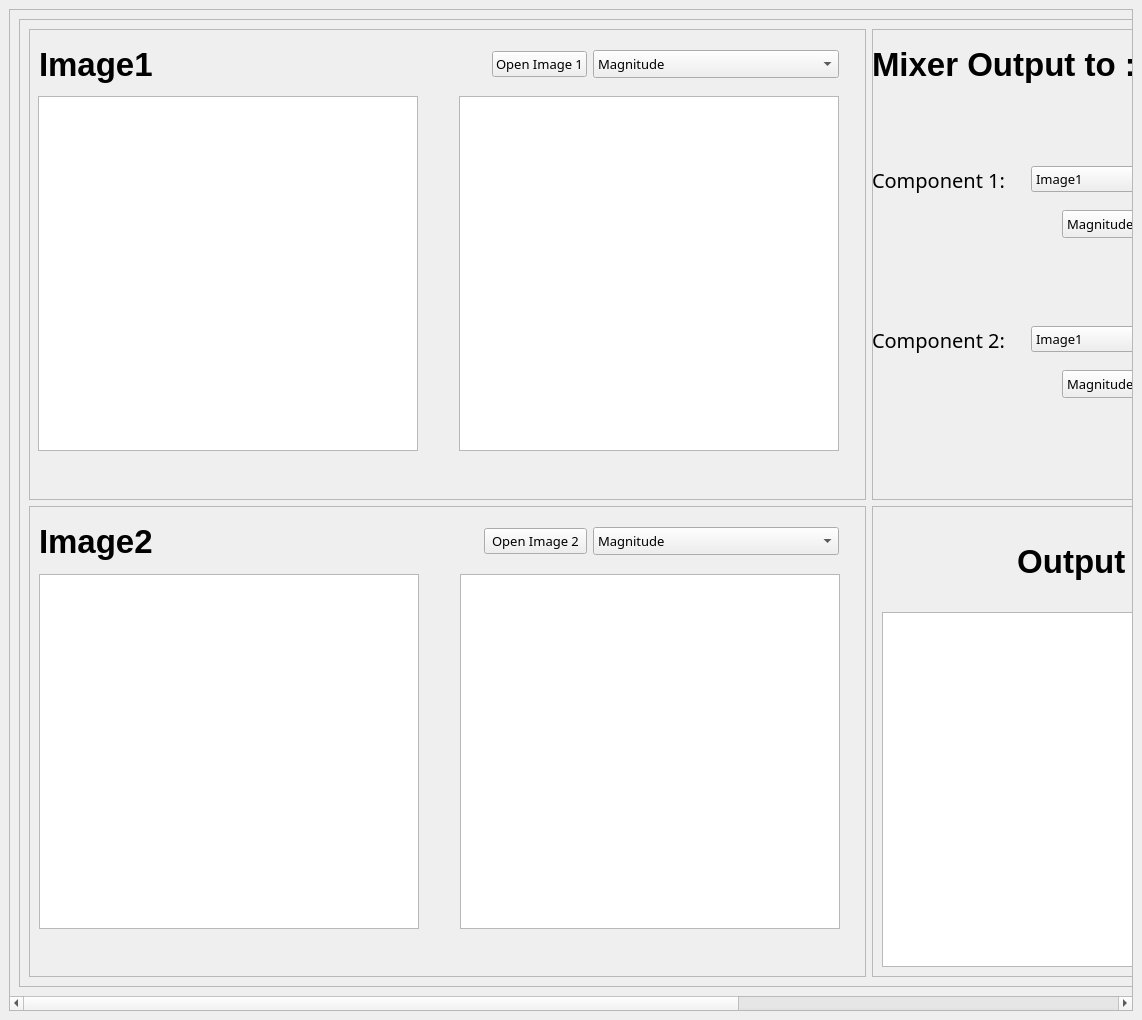
<?xml version="1.0" encoding="UTF-8"?>
<ui version="4.0">
 <class>MainWindow</class>
 <widget class="QMainWindow" name="MainWindow">
  <property name="geometry">
   <rect>
    <x>0</x>
    <y>0</y>
    <width>1142</width>
    <height>1020</height>
   </rect>
  </property>
  <property name="windowTitle">
   <string>MainWindow</string>
  </property>
  <widget class="QWidget" name="centralwidget">
   <layout class="QVBoxLayout" name="verticalLayout_6">
    <item>
     <widget class="QScrollArea" name="scrollArea">
      <property name="widgetResizable">
       <bool>true</bool>
      </property>
      <widget class="QWidget" name="scrollAreaWidgetContents">
       <property name="geometry">
        <rect>
         <x>0</x>
         <y>0</y>
         <width>1718</width>
         <height>983</height>
        </rect>
       </property>
       <layout class="QVBoxLayout" name="verticalLayout_5">
        <item>
         <widget class="QFrame" name="frame">
          <property name="minimumSize">
           <size>
            <width>1700</width>
            <height>900</height>
           </size>
          </property>
          <property name="frameShape">
           <enum>QFrame::StyledPanel</enum>
          </property>
          <property name="frameShadow">
           <enum>QFrame::Raised</enum>
          </property>
          <layout class="QVBoxLayout" name="verticalLayout_2">
           <item>
            <layout class="QGridLayout" name="gridLayout">
             <item row="1" column="0">
              <widget class="QFrame" name="frame_12">
               <property name="sizePolicy">
                <sizepolicy hsizetype="Preferred" vsizetype="Preferred">
                 <horstretch>1</horstretch>
                 <verstretch>1</verstretch>
                </sizepolicy>
               </property>
               <property name="minimumSize">
                <size>
                 <width>820</width>
                 <height>430</height>
                </size>
               </property>
               <property name="frameShape">
                <enum>QFrame::StyledPanel</enum>
               </property>
               <property name="frameShadow">
                <enum>QFrame::Raised</enum>
               </property>
               <widget class="QWidget" name="horizontalLayoutWidget_4">
                <property name="geometry">
                 <rect>
                  <x>10</x>
                  <y>60</y>
                  <width>801</width>
                  <height>371</height>
                 </rect>
                </property>
                <layout class="QHBoxLayout" name="horizontalLayout_4">
                 <item>
                  <widget class="PlotWidget" name="original_2">
                   <property name="sizePolicy">
                    <sizepolicy hsizetype="Fixed" vsizetype="Fixed">
                     <horstretch>0</horstretch>
                     <verstretch>0</verstretch>
                    </sizepolicy>
                   </property>
                   <property name="minimumSize">
                    <size>
                     <width>380</width>
                     <height>355</height>
                    </size>
                   </property>
                  </widget>
                 </item>
                 <item>
                  <spacer name="horizontalSpacer_6">
                   <property name="orientation">
                    <enum>Qt::Horizontal</enum>
                   </property>
                   <property name="sizeType">
                    <enum>QSizePolicy::MinimumExpanding</enum>
                   </property>
                   <property name="sizeHint" stdset="0">
                    <size>
                     <width>20</width>
                     <height>20</height>
                    </size>
                   </property>
                  </spacer>
                 </item>
                 <item>
                  <widget class="PlotWidget" name="components_p2">
                   <property name="sizePolicy">
                    <sizepolicy hsizetype="Fixed" vsizetype="Fixed">
                     <horstretch>0</horstretch>
                     <verstretch>0</verstretch>
                    </sizepolicy>
                   </property>
                   <property name="minimumSize">
                    <size>
                     <width>380</width>
                     <height>355</height>
                    </size>
                   </property>
                  </widget>
                 </item>
                </layout>
               </widget>
               <widget class="QWidget" name="horizontalLayoutWidget_2">
                <property name="geometry">
                 <rect>
                  <x>10</x>
                  <y>10</y>
                  <width>801</width>
                  <height>51</height>
                 </rect>
                </property>
                <layout class="QHBoxLayout" name="horizontalLayout_3">
                 <item>
                  <widget class="QLabel" name="label_Image2">
                   <property name="font">
                    <font>
                     <family>MS UI Gothic</family>
                     <pointsize>25</pointsize>
                     <weight>75</weight>
                     <italic>false</italic>
                     <bold>true</bold>
                     <strikeout>false</strikeout>
                     <kerning>true</kerning>
                    </font>
                   </property>
                   <property name="text">
                    <string>Image2</string>
                   </property>
                  </widget>
                 </item>
                 <item>
                  <spacer name="horizontalSpacer_4">
                   <property name="orientation">
                    <enum>Qt::Horizontal</enum>
                   </property>
                   <property name="sizeType">
                    <enum>QSizePolicy::MinimumExpanding</enum>
                   </property>
                   <property name="sizeHint" stdset="0">
                    <size>
                     <width>40</width>
                     <height>20</height>
                    </size>
                   </property>
                  </spacer>
                 </item>
                 <item>
                  <widget class="QPushButton" name="btn_open2">
                   <property name="minimumSize">
                    <size>
                     <width>103</width>
                     <height>0</height>
                    </size>
                   </property>
                   <property name="font">
                    <font>
                     <family>Rockwell</family>
                     <pointsize>10</pointsize>
                     <weight>50</weight>
                     <bold>false</bold>
                    </font>
                   </property>
                   <property name="text">
                    <string>Open Image 2</string>
                   </property>
                  </widget>
                 </item>
                 <item>
                  <widget class="QComboBox" name="comboBox_components2">
                   <property name="sizePolicy">
                    <sizepolicy hsizetype="Fixed" vsizetype="Fixed">
                     <horstretch>0</horstretch>
                     <verstretch>0</verstretch>
                    </sizepolicy>
                   </property>
                   <property name="minimumSize">
                    <size>
                     <width>246</width>
                     <height>28</height>
                    </size>
                   </property>
                   <property name="font">
                    <font>
                     <family>Rockwell</family>
                     <pointsize>10</pointsize>
                    </font>
                   </property>
                   <item>
                    <property name="text">
                     <string>Magnitude</string>
                    </property>
                   </item>
                   <item>
                    <property name="text">
                     <string>Phase</string>
                    </property>
                   </item>
                   <item>
                    <property name="text">
                     <string>Real</string>
                    </property>
                   </item>
                   <item>
                    <property name="text">
                     <string>Imaginary</string>
                    </property>
                   </item>
                  </widget>
                 </item>
                 <item>
                  <spacer name="horizontalSpacer_5">
                   <property name="orientation">
                    <enum>Qt::Horizontal</enum>
                   </property>
                   <property name="sizeType">
                    <enum>QSizePolicy::Fixed</enum>
                   </property>
                   <property name="sizeHint" stdset="0">
                    <size>
                     <width>1</width>
                     <height>20</height>
                    </size>
                   </property>
                  </spacer>
                 </item>
                </layout>
               </widget>
              </widget>
             </item>
             <item row="0" column="0">
              <widget class="QFrame" name="frame_11">
               <property name="sizePolicy">
                <sizepolicy hsizetype="Preferred" vsizetype="Preferred">
                 <horstretch>1</horstretch>
                 <verstretch>1</verstretch>
                </sizepolicy>
               </property>
               <property name="minimumSize">
                <size>
                 <width>820</width>
                 <height>430</height>
                </size>
               </property>
               <property name="frameShape">
                <enum>QFrame::StyledPanel</enum>
               </property>
               <property name="frameShadow">
                <enum>QFrame::Raised</enum>
               </property>
               <widget class="QWidget" name="horizontalLayoutWidget_3">
                <property name="geometry">
                 <rect>
                  <x>9</x>
                  <y>59</y>
                  <width>801</width>
                  <height>371</height>
                 </rect>
                </property>
                <layout class="QHBoxLayout" name="horizontalLayout_1">
                 <item>
                  <widget class="PlotWidget" name="original_1">
                   <property name="sizePolicy">
                    <sizepolicy hsizetype="Fixed" vsizetype="Fixed">
                     <horstretch>0</horstretch>
                     <verstretch>0</verstretch>
                    </sizepolicy>
                   </property>
                   <property name="minimumSize">
                    <size>
                     <width>380</width>
                     <height>355</height>
                    </size>
                   </property>
                  </widget>
                 </item>
                 <item>
                  <spacer name="horizontalSpacer_1">
                   <property name="orientation">
                    <enum>Qt::Horizontal</enum>
                   </property>
                   <property name="sizeType">
                    <enum>QSizePolicy::MinimumExpanding</enum>
                   </property>
                   <property name="sizeHint" stdset="0">
                    <size>
                     <width>20</width>
                     <height>20</height>
                    </size>
                   </property>
                  </spacer>
                 </item>
                 <item>
                  <widget class="PlotWidget" name="components_p1">
                   <property name="sizePolicy">
                    <sizepolicy hsizetype="Fixed" vsizetype="Fixed">
                     <horstretch>0</horstretch>
                     <verstretch>0</verstretch>
                    </sizepolicy>
                   </property>
                   <property name="minimumSize">
                    <size>
                     <width>380</width>
                     <height>355</height>
                    </size>
                   </property>
                  </widget>
                 </item>
                </layout>
               </widget>
               <widget class="QWidget" name="horizontalLayoutWidget_6">
                <property name="geometry">
                 <rect>
                  <x>10</x>
                  <y>10</y>
                  <width>801</width>
                  <height>51</height>
                 </rect>
                </property>
                <layout class="QHBoxLayout" name="horizontalLayout_2">
                 <item>
                  <widget class="QLabel" name="label_Image2_2">
                   <property name="font">
                    <font>
                     <family>MS UI Gothic</family>
                     <pointsize>25</pointsize>
                     <weight>75</weight>
                     <italic>false</italic>
                     <bold>true</bold>
                     <strikeout>false</strikeout>
                     <kerning>true</kerning>
                    </font>
                   </property>
                   <property name="text">
                    <string>Image1</string>
                   </property>
                  </widget>
                 </item>
                 <item>
                  <spacer name="horizontalSpacer_2">
                   <property name="orientation">
                    <enum>Qt::Horizontal</enum>
                   </property>
                   <property name="sizeType">
                    <enum>QSizePolicy::MinimumExpanding</enum>
                   </property>
                   <property name="sizeHint" stdset="0">
                    <size>
                     <width>40</width>
                     <height>20</height>
                    </size>
                   </property>
                  </spacer>
                 </item>
                 <item>
                  <widget class="QPushButton" name="btn_open1">
                   <property name="sizePolicy">
                    <sizepolicy hsizetype="Fixed" vsizetype="Fixed">
                     <horstretch>0</horstretch>
                     <verstretch>0</verstretch>
                    </sizepolicy>
                   </property>
                   <property name="minimumSize">
                    <size>
                     <width>80</width>
                     <height>0</height>
                    </size>
                   </property>
                   <property name="font">
                    <font>
                     <family>Rockwell</family>
                     <pointsize>10</pointsize>
                    </font>
                   </property>
                   <property name="text">
                    <string>Open Image 1</string>
                   </property>
                  </widget>
                 </item>
                 <item>
                  <widget class="QComboBox" name="comboBox_components1">
                   <property name="sizePolicy">
                    <sizepolicy hsizetype="Fixed" vsizetype="Fixed">
                     <horstretch>0</horstretch>
                     <verstretch>0</verstretch>
                    </sizepolicy>
                   </property>
                   <property name="minimumSize">
                    <size>
                     <width>246</width>
                     <height>28</height>
                    </size>
                   </property>
                   <property name="font">
                    <font>
                     <family>Rockwell</family>
                     <pointsize>10</pointsize>
                    </font>
                   </property>
                   <item>
                    <property name="text">
                     <string>Magnitude</string>
                    </property>
                   </item>
                   <item>
                    <property name="text">
                     <string>Phase</string>
                    </property>
                   </item>
                   <item>
                    <property name="text">
                     <string>Real</string>
                    </property>
                   </item>
                   <item>
                    <property name="text">
                     <string>Imaginary</string>
                    </property>
                   </item>
                  </widget>
                 </item>
                 <item>
                  <spacer name="horizontalSpacer_3">
                   <property name="orientation">
                    <enum>Qt::Horizontal</enum>
                   </property>
                   <property name="sizeType">
                    <enum>QSizePolicy::Fixed</enum>
                   </property>
                   <property name="sizeHint" stdset="0">
                    <size>
                     <width>1</width>
                     <height>20</height>
                    </size>
                   </property>
                  </spacer>
                 </item>
                </layout>
               </widget>
              </widget>
             </item>
             <item row="0" column="1">
              <widget class="QFrame" name="frame_21">
               <property name="sizePolicy">
                <sizepolicy hsizetype="Preferred" vsizetype="Preferred">
                 <horstretch>1</horstretch>
                 <verstretch>1</verstretch>
                </sizepolicy>
               </property>
               <property name="minimumSize">
                <size>
                 <width>820</width>
                 <height>430</height>
                </size>
               </property>
               <property name="frameShape">
                <enum>QFrame::StyledPanel</enum>
               </property>
               <property name="frameShadow">
                <enum>QFrame::Raised</enum>
               </property>
               <widget class="QWidget" name="horizontalLayoutWidget_5">
                <property name="geometry">
                 <rect>
                  <x>0</x>
                  <y>10</y>
                  <width>801</width>
                  <height>51</height>
                 </rect>
                </property>
                <layout class="QHBoxLayout" name="horizontalLayout_7">
                 <item>
                  <widget class="QLabel" name="label_Mixer">
                   <property name="font">
                    <font>
                     <family>MS UI Gothic</family>
                     <pointsize>25</pointsize>
                     <weight>75</weight>
                     <italic>false</italic>
                     <bold>true</bold>
                     <strikeout>false</strikeout>
                     <kerning>true</kerning>
                    </font>
                   </property>
                   <property name="text">
                    <string>Mixer Output to :</string>
                   </property>
                  </widget>
                 </item>
                 <item>
                  <spacer name="horizontalSpacer_10">
                   <property name="orientation">
                    <enum>Qt::Horizontal</enum>
                   </property>
                   <property name="sizeType">
                    <enum>QSizePolicy::MinimumExpanding</enum>
                   </property>
                   <property name="sizeHint" stdset="0">
                    <size>
                     <width>40</width>
                     <height>20</height>
                    </size>
                   </property>
                  </spacer>
                 </item>
                 <item>
                  <widget class="QComboBox" name="comboBox_outputs">
                   <property name="sizePolicy">
                    <sizepolicy hsizetype="Fixed" vsizetype="Fixed">
                     <horstretch>0</horstretch>
                     <verstretch>0</verstretch>
                    </sizepolicy>
                   </property>
                   <property name="minimumSize">
                    <size>
                     <width>270</width>
                     <height>28</height>
                    </size>
                   </property>
                   <property name="font">
                    <font>
                     <family>Rockwell</family>
                     <pointsize>10</pointsize>
                    </font>
                   </property>
                   <item>
                    <property name="text">
                     <string>Output1</string>
                    </property>
                   </item>
                   <item>
                    <property name="text">
                     <string>Output2</string>
                    </property>
                   </item>
                  </widget>
                 </item>
                 <item>
                  <spacer name="horizontalSpacer_11">
                   <property name="orientation">
                    <enum>Qt::Horizontal</enum>
                   </property>
                   <property name="sizeType">
                    <enum>QSizePolicy::Fixed</enum>
                   </property>
                   <property name="sizeHint" stdset="0">
                    <size>
                     <width>1</width>
                     <height>20</height>
                    </size>
                   </property>
                  </spacer>
                 </item>
                </layout>
               </widget>
               <widget class="QWidget" name="horizontalLayoutWidget">
                <property name="geometry">
                 <rect>
                  <x>0</x>
                  <y>130</y>
                  <width>801</width>
                  <height>41</height>
                 </rect>
                </property>
                <layout class="QHBoxLayout" name="horizontalLayout_5">
                 <item>
                  <widget class="QLabel" name="label">
                   <property name="font">
                    <font>
                     <family>Rockwell</family>
                     <pointsize>15</pointsize>
                    </font>
                   </property>
                   <property name="text">
                    <string>Component 1:</string>
                   </property>
                  </widget>
                 </item>
                 <item>
                  <spacer name="horizontalSpacer_7">
                   <property name="orientation">
                    <enum>Qt::Horizontal</enum>
                   </property>
                   <property name="sizeType">
                    <enum>QSizePolicy::Fixed</enum>
                   </property>
                   <property name="sizeHint" stdset="0">
                    <size>
                     <width>20</width>
                     <height>20</height>
                    </size>
                   </property>
                  </spacer>
                 </item>
                 <item>
                  <widget class="QComboBox" name="Img_compo1">
                   <property name="sizePolicy">
                    <sizepolicy hsizetype="Fixed" vsizetype="Fixed">
                     <horstretch>0</horstretch>
                     <verstretch>0</verstretch>
                    </sizepolicy>
                   </property>
                   <property name="minimumSize">
                    <size>
                     <width>125</width>
                     <height>0</height>
                    </size>
                   </property>
                   <property name="font">
                    <font>
                     <family>Rockwell</family>
                     <pointsize>10</pointsize>
                    </font>
                   </property>
                   <item>
                    <property name="text">
                     <string>Image1</string>
                    </property>
                   </item>
                   <item>
                    <property name="text">
                     <string>Image2</string>
                    </property>
                   </item>
                  </widget>
                 </item>
                 <item>
                  <spacer name="horizontalSpacer_8">
                   <property name="orientation">
                    <enum>Qt::Horizontal</enum>
                   </property>
                   <property name="sizeType">
                    <enum>QSizePolicy::Fixed</enum>
                   </property>
                   <property name="sizeHint" stdset="0">
                    <size>
                     <width>60</width>
                     <height>20</height>
                    </size>
                   </property>
                  </spacer>
                 </item>
                 <item>
                  <widget class="QSlider" name="slider1">
                   <property name="orientation">
                    <enum>Qt::Horizontal</enum>
                   </property>
                  </widget>
                 </item>
                 <item>
                  <widget class="QLabel" name="slider1_text">
                   <property name="text">
                    <string>TextLabel</string>
                   </property>
                  </widget>
                 </item>
                </layout>
               </widget>
               <widget class="QWidget" name="horizontalLayoutWidget_8">
                <property name="geometry">
                 <rect>
                  <x>0</x>
                  <y>170</y>
                  <width>801</width>
                  <height>51</height>
                 </rect>
                </property>
                <layout class="QHBoxLayout" name="horizontalLayout_8">
                 <item>
                  <spacer name="horizontalSpacer_12">
                   <property name="orientation">
                    <enum>Qt::Horizontal</enum>
                   </property>
                   <property name="sizeType">
                    <enum>QSizePolicy::Fixed</enum>
                   </property>
                   <property name="sizeHint" stdset="0">
                    <size>
                     <width>190</width>
                     <height>20</height>
                    </size>
                   </property>
                  </spacer>
                 </item>
                 <item>
                  <widget class="QComboBox" name="Mixer_components1">
                   <property name="sizePolicy">
                    <sizepolicy hsizetype="Preferred" vsizetype="Fixed">
                     <horstretch>0</horstretch>
                     <verstretch>0</verstretch>
                    </sizepolicy>
                   </property>
                   <property name="minimumSize">
                    <size>
                     <width>252</width>
                     <height>28</height>
                    </size>
                   </property>
                   <property name="font">
                    <font>
                     <family>Rockwell</family>
                     <pointsize>10</pointsize>
                    </font>
                   </property>
                   <property name="layoutDirection">
                    <enum>Qt::LeftToRight</enum>
                   </property>
                   <property name="autoFillBackground">
                    <bool>false</bool>
                   </property>
                   <item>
                    <property name="text">
                     <string>Magnitude</string>
                    </property>
                   </item>
                   <item>
                    <property name="text">
                     <string>Phase</string>
                    </property>
                   </item>
                   <item>
                    <property name="text">
                     <string>Real</string>
                    </property>
                   </item>
                   <item>
                    <property name="text">
                     <string>Imaginary</string>
                    </property>
                   </item>
                   <item>
                    <property name="text">
                     <string>Uni Mag</string>
                    </property>
                   </item>
                   <item>
                    <property name="text">
                     <string>Uni Phase</string>
                    </property>
                   </item>
                  </widget>
                 </item>
                </layout>
               </widget>
               <widget class="QWidget" name="horizontalLayoutWidget_9">
                <property name="geometry">
                 <rect>
                  <x>0</x>
                  <y>290</y>
                  <width>801</width>
                  <height>41</height>
                 </rect>
                </property>
                <layout class="QHBoxLayout" name="horizontalLayout_9">
                 <item>
                  <widget class="QLabel" name="label_2">
                   <property name="font">
                    <font>
                     <family>Rockwell</family>
                     <pointsize>15</pointsize>
                    </font>
                   </property>
                   <property name="text">
                    <string>Component 2:</string>
                   </property>
                  </widget>
                 </item>
                 <item>
                  <spacer name="horizontalSpacer_14">
                   <property name="orientation">
                    <enum>Qt::Horizontal</enum>
                   </property>
                   <property name="sizeType">
                    <enum>QSizePolicy::Fixed</enum>
                   </property>
                   <property name="sizeHint" stdset="0">
                    <size>
                     <width>20</width>
                     <height>20</height>
                    </size>
                   </property>
                  </spacer>
                 </item>
                 <item>
                  <widget class="QComboBox" name="Img_compo2">
                   <property name="sizePolicy">
                    <sizepolicy hsizetype="Fixed" vsizetype="Fixed">
                     <horstretch>0</horstretch>
                     <verstretch>0</verstretch>
                    </sizepolicy>
                   </property>
                   <property name="minimumSize">
                    <size>
                     <width>125</width>
                     <height>0</height>
                    </size>
                   </property>
                   <property name="font">
                    <font>
                     <family>Rockwell</family>
                     <pointsize>10</pointsize>
                    </font>
                   </property>
                   <item>
                    <property name="text">
                     <string>Image1</string>
                    </property>
                   </item>
                   <item>
                    <property name="text">
                     <string>Image2</string>
                    </property>
                   </item>
                  </widget>
                 </item>
                 <item>
                  <spacer name="horizontalSpacer_13">
                   <property name="orientation">
                    <enum>Qt::Horizontal</enum>
                   </property>
                   <property name="sizeType">
                    <enum>QSizePolicy::Fixed</enum>
                   </property>
                   <property name="sizeHint" stdset="0">
                    <size>
                     <width>60</width>
                     <height>20</height>
                    </size>
                   </property>
                  </spacer>
                 </item>
                 <item>
                  <widget class="QSlider" name="slider2">
                   <property name="orientation">
                    <enum>Qt::Horizontal</enum>
                   </property>
                  </widget>
                 </item>
                 <item>
                  <widget class="QLabel" name="slider2_text">
                   <property name="text">
                    <string>TextLabel</string>
                   </property>
                  </widget>
                 </item>
                </layout>
               </widget>
               <widget class="QWidget" name="horizontalLayoutWidget_10">
                <property name="geometry">
                 <rect>
                  <x>0</x>
                  <y>330</y>
                  <width>801</width>
                  <height>51</height>
                 </rect>
                </property>
                <layout class="QHBoxLayout" name="horizontalLayout_6">
                 <item>
                  <spacer name="horizontalSpacer_9">
                   <property name="orientation">
                    <enum>Qt::Horizontal</enum>
                   </property>
                   <property name="sizeType">
                    <enum>QSizePolicy::Fixed</enum>
                   </property>
                   <property name="sizeHint" stdset="0">
                    <size>
                     <width>190</width>
                     <height>20</height>
                    </size>
                   </property>
                  </spacer>
                 </item>
                 <item>
                  <widget class="QComboBox" name="Mixer_components2">
                   <property name="sizePolicy">
                    <sizepolicy hsizetype="Preferred" vsizetype="Fixed">
                     <horstretch>0</horstretch>
                     <verstretch>0</verstretch>
                    </sizepolicy>
                   </property>
                   <property name="minimumSize">
                    <size>
                     <width>252</width>
                     <height>28</height>
                    </size>
                   </property>
                   <property name="font">
                    <font>
                     <family>Rockwell</family>
                     <pointsize>10</pointsize>
                    </font>
                   </property>
                   <property name="layoutDirection">
                    <enum>Qt::LeftToRight</enum>
                   </property>
                   <property name="autoFillBackground">
                    <bool>false</bool>
                   </property>
                   <item>
                    <property name="text">
                     <string>Magnitude</string>
                    </property>
                   </item>
                   <item>
                    <property name="text">
                     <string>Phase</string>
                    </property>
                   </item>
                   <item>
                    <property name="text">
                     <string>Real</string>
                    </property>
                   </item>
                   <item>
                    <property name="text">
                     <string>Imaginary</string>
                    </property>
                   </item>
                   <item>
                    <property name="text">
                     <string>Uni Mag</string>
                    </property>
                   </item>
                   <item>
                    <property name="text">
                     <string>Uni Phase</string>
                    </property>
                   </item>
                  </widget>
                 </item>
                </layout>
               </widget>
              </widget>
             </item>
             <item row="1" column="1">
              <widget class="QFrame" name="frame_22">
               <property name="sizePolicy">
                <sizepolicy hsizetype="Preferred" vsizetype="Preferred">
                 <horstretch>1</horstretch>
                 <verstretch>1</verstretch>
                </sizepolicy>
               </property>
               <property name="minimumSize">
                <size>
                 <width>820</width>
                 <height>430</height>
                </size>
               </property>
               <property name="frameShape">
                <enum>QFrame::StyledPanel</enum>
               </property>
               <property name="frameShadow">
                <enum>QFrame::Raised</enum>
               </property>
               <layout class="QVBoxLayout" name="verticalLayout_4">
                <item>
                 <layout class="QHBoxLayout" name="horizontalLayout">
                  <item>
                   <layout class="QVBoxLayout" name="verticalLayout">
                    <item>
                     <widget class="QLabel" name="label_out1">
                      <property name="font">
                       <font>
                        <family>MS UI Gothic</family>
                        <pointsize>25</pointsize>
                        <weight>75</weight>
                        <bold>true</bold>
                       </font>
                      </property>
                      <property name="autoFillBackground">
                       <bool>false</bool>
                      </property>
                      <property name="text">
                       <string>Output 1</string>
                      </property>
                      <property name="alignment">
                       <set>Qt::AlignCenter</set>
                      </property>
                     </widget>
                    </item>
                   </layout>
                  </item>
                  <item>
                   <layout class="QVBoxLayout" name="verticalLayout_3">
                    <item>
                     <widget class="QLabel" name="label_out2_2">
                      <property name="font">
                       <font>
                        <family>MS UI Gothic</family>
                        <pointsize>25</pointsize>
                        <weight>75</weight>
                        <bold>true</bold>
                       </font>
                      </property>
                      <property name="autoFillBackground">
                       <bool>false</bool>
                      </property>
                      <property name="text">
                       <string>Output 2</string>
                      </property>
                      <property name="alignment">
                       <set>Qt::AlignCenter</set>
                      </property>
                     </widget>
                    </item>
                   </layout>
                  </item>
                 </layout>
                </item>
                <item>
                 <layout class="QHBoxLayout" name="horizontalLayout_10">
                  <item>
                   <widget class="PlotWidget" name="output1">
                    <property name="sizePolicy">
                     <sizepolicy hsizetype="Fixed" vsizetype="Fixed">
                      <horstretch>0</horstretch>
                      <verstretch>0</verstretch>
                     </sizepolicy>
                    </property>
                    <property name="minimumSize">
                     <size>
                      <width>380</width>
                      <height>355</height>
                     </size>
                    </property>
                   </widget>
                  </item>
                  <item>
                   <spacer name="horizontalSpacer_15">
                    <property name="orientation">
                     <enum>Qt::Horizontal</enum>
                    </property>
                    <property name="sizeType">
                     <enum>QSizePolicy::MinimumExpanding</enum>
                    </property>
                    <property name="sizeHint" stdset="0">
                     <size>
                      <width>20</width>
                      <height>20</height>
                     </size>
                    </property>
                   </spacer>
                  </item>
                  <item>
                   <widget class="PlotWidget" name="output2">
                    <property name="sizePolicy">
                     <sizepolicy hsizetype="Fixed" vsizetype="Fixed">
                      <horstretch>0</horstretch>
                      <verstretch>0</verstretch>
                     </sizepolicy>
                    </property>
                    <property name="minimumSize">
                     <size>
                      <width>380</width>
                      <height>355</height>
                     </size>
                    </property>
                   </widget>
                  </item>
                 </layout>
                </item>
               </layout>
              </widget>
             </item>
            </layout>
           </item>
          </layout>
         </widget>
        </item>
       </layout>
      </widget>
     </widget>
    </item>
   </layout>
  </widget>
 </widget>
 <customwidgets>
  <customwidget>
   <class>PlotWidget</class>
   <extends>QGraphicsView</extends>
   <header>pyqtgraph</header>
  </customwidget>
 </customwidgets>
 <resources/>
 <connections/>
</ui>
